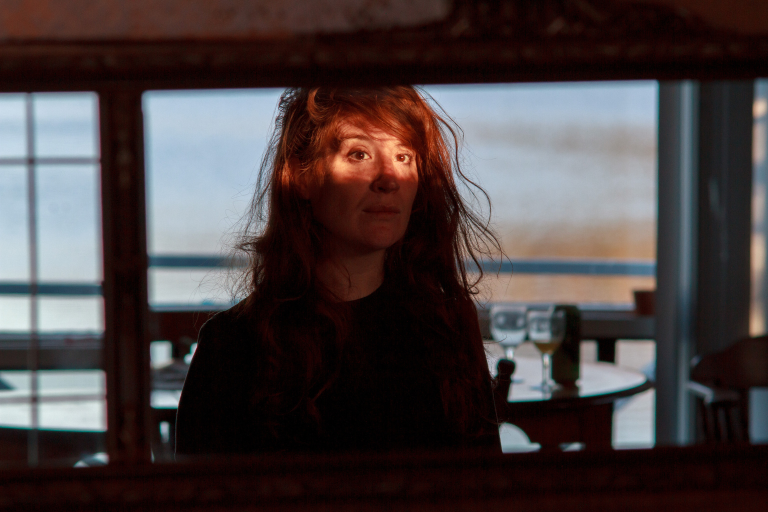
#> input picture experiments/ColorMatchLab/captures/rd23_shadowed_portrait/source.png, 1536 x 1024 px, found by its file name (shown at 1/2 size)
$ python make_rd22_visual_review.py
#> lines starting #> are read from the running program, lines starting #| are printed output that depends on the picture
"""Build fixed-view review sheets from actual RD22 Core PNG outputs."""
from __future__ import annotations

import hashlib
import json
from pathlib import Path

from PIL import Image, ImageDraw, ImageOps

ROOT = Path(__file__).resolve().parent
CAPTURE = ROOT / "captures" / "rd20_core_skin_white"
OUTPUTS = ROOT / "captures" / "rd22_core_outputs"
OUT = CAPTURE / "core_visual_review.png"
TILES = (
    ("Source", OUTPUTS / "source.png"),
    ("Synthetic target", OUTPUTS / "synthetic_reference.png"),
    ("Reinhard 1.0", OUTPUTS / "Reinhard_1.0.png"),
    ("MeanStddev 1.0", OUTPUTS / "MeanStddev_1.0.png"),
    ("Histogram 1.0", OUTPUTS / "Histogram_1.0.png"),
)


def sha(path: Path) -> str:
    return hashlib.sha256(path.read_bytes()).hexdigest()


def main() -> None:
    images = [(label, Image.open(path).convert("RGB")) for label, path in TILES]
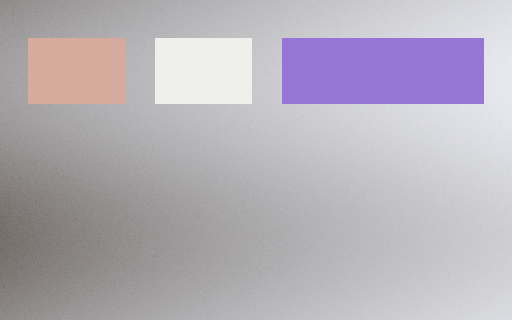
#> input picture experiments/ColorMatchLab/captures/rd0/synthetic_reference.png, 512 x 320 px, found by its file name
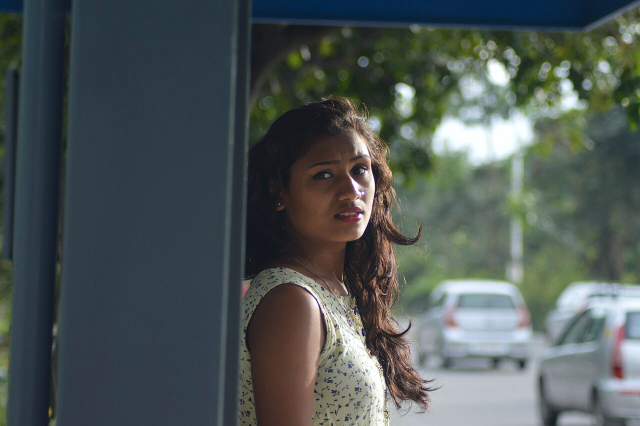
#> input picture experiments/ColorMatchLab/captures/rd22_core_outputs/Reinhard_1.0.png, 1280 x 851 px (shown at 1/2 size)
    tile_w, header_h = 288, 30
    panel_w = 260
    gap = 8
    bands = (
        ("Full frame", (0, 0, 1280, 851), 175),
        ("Face crop", (585, 235, 795, 505), 260),
        ("Arm crop", (505, 555, 665, 851), 270),
    )
    sheet_h = header_h + sum(height + header_h + gap for _, _, height in bands) + gap
    sheet = Image.new("RGB", (tile_w * len(images), sheet_h), (34, 35, 38))
    draw = ImageDraw.Draw(sheet)
    for col, (label, image) in enumerate(images):
        x = col * tile_w + (tile_w - panel_w) // 2
        draw.text((col * tile_w + 8, 8), label, fill=(245, 245, 245))
        y = header_h + gap
        for band_label, box, band_h in bands:
            if col == 0:
                draw.text((col * tile_w + 8, y + 4), band_label, fill=(190, 200, 210))
            crop = image.crop(box)
            crop.thumbnail((panel_w, band_h), Image.Resampling.LANCZOS)
            sheet.paste(crop, (x + (panel_w - crop.width) // 2,
                               y + header_h + (band_h - crop.height) // 2))
            y += band_h + header_h + gap
    sheet.save(OUT, format="PNG", optimize=False)
    manifest_path = CAPTURE / "manifest.json"
    manifest = json.loads(manifest_path.read_text(encoding="utf-8"))
    manifest["core_png_outputs"] = {path.name: sha(path) for _, path in TILES}
    manifest["files"][OUT.name] = sha(OUT)
    manifest["visual_review_protocol"] = {
        "script_sha256": sha(Path(__file__)),
        "display": "same-size tile grid; outputs saved through ImageF32x4_RGBA::save PNG path",
        "rows": [name for name, _, _ in bands],
        "columns": [label for label, _ in TILES],
        "crop_boxes_xyxy": {name: box for name, box, _ in bands},
        "resizing": "aspect ratio preserved; fit within each row band",
        "review_status": "unblinded visual inspection completed by one R&D reviewer; not independently reviewed",
        "observation": "at this sheet scale, method differences are subtle but visible in face/arm tone; no obvious structural loss was observed; the patterned blouse is not evidence of neutral-white preservation",
    }
    manifest_path.write_text(json.dumps(manifest, indent=2) + "\n", encoding="utf-8", newline="\n")
    print(json.dumps({"visual_review": str(OUT), "sha256": sha(OUT),
                      "outputs": manifest["core_png_outputs"]}, indent=2))


if __name__ == "__main__":
#> (the run stopped early here; a loop or call above may not have finished)
